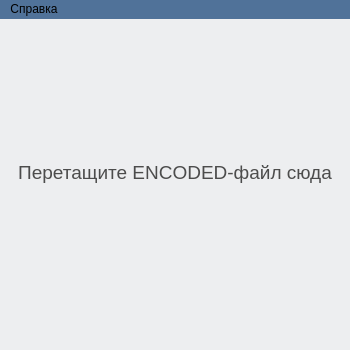
<?xml version="1.0" encoding="UTF-8"?>
<ui version="4.0">
 <class>EncoderWindow</class>
 <widget class="QMainWindow" name="EncoderWindow">
  <property name="geometry">
   <rect>
    <x>0</x>
    <y>0</y>
    <width>350</width>
    <height>350</height>
   </rect>
  </property>
  <property name="minimumSize">
   <size>
    <width>350</width>
    <height>350</height>
   </size>
  </property>
  <property name="maximumSize">
   <size>
    <width>350</width>
    <height>350</height>
   </size>
  </property>
  <property name="windowTitle">
   <string>VKEncodeMusic</string>
  </property>
  <property name="styleSheet">
   <string notr="true">QWidget#EncoderWindow {
background-color: rgb(237, 238, 240);
}
QMenuBar {
background-color: rgb(80, 114, 153);
}</string>
  </property>
  <widget class="QWidget" name="centralWidget">
   <layout class="QGridLayout" name="gridLayout">
    <item row="0" column="0">
     <widget class="QLabel" name="dragWarn">
      <property name="maximumSize">
       <size>
        <width>16777215</width>
        <height>130</height>
       </size>
      </property>
      <property name="font">
       <font>
        <pointsize>14</pointsize>
       </font>
      </property>
      <property name="styleSheet">
       <string notr="true">color: rgb(76, 76, 76);</string>
      </property>
      <property name="text">
       <string>&lt;html&gt;&lt;head/&gt;&lt;body&gt;&lt;p&gt;Перетащите ENCODED-файл сюда&lt;/p&gt;&lt;/body&gt;&lt;/html&gt;</string>
      </property>
      <property name="textFormat">
       <enum>Qt::AutoText</enum>
      </property>
      <property name="alignment">
       <set>Qt::AlignBottom|Qt::AlignHCenter</set>
      </property>
     </widget>
    </item>
    <item row="1" column="0">
     <widget class="QLabel" name="iconLabel">
      <property name="enabled">
       <bool>true</bool>
      </property>
      <property name="sizePolicy">
       <sizepolicy hsizetype="Fixed" vsizetype="Fixed">
        <horstretch>0</horstretch>
        <verstretch>0</verstretch>
       </sizepolicy>
      </property>
      <property name="minimumSize">
       <size>
        <width>332</width>
        <height>100</height>
       </size>
      </property>
      <property name="maximumSize">
       <size>
        <width>332</width>
        <height>100</height>
       </size>
      </property>
      <property name="text">
       <string/>
      </property>
      <property name="pixmap">
       <pixmap resource="vkencodemusic.qrc">:/data/draganddrop.png</pixmap>
      </property>
      <property name="alignment">
       <set>Qt::AlignCenter</set>
      </property>
     </widget>
    </item>
   </layout>
  </widget>
  <widget class="QMenuBar" name="menuBar">
   <property name="geometry">
    <rect>
     <x>0</x>
     <y>0</y>
     <width>350</width>
     <height>20</height>
    </rect>
   </property>
   <widget class="QMenu" name="menu">
    <property name="title">
     <string>Справка</string>
    </property>
    <addaction name="aboutAction"/>
   </widget>
   <addaction name="menu"/>
  </widget>
  <action name="aboutAction">
   <property name="text">
    <string>О программе...</string>
   </property>
  </action>
 </widget>
 <layoutdefault spacing="6" margin="11"/>
 <resources>
  <include location="vkencodemusic.qrc"/>
 </resources>
 <connections/>
</ui>
